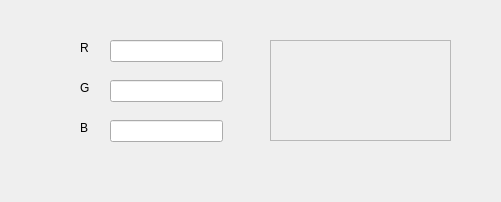
<?xml version="1.0" encoding="UTF-8"?>
<ui version="4.0">
 <class>MainWindow</class>
 <widget class="QMainWindow" name="MainWindow">
  <property name="geometry">
   <rect>
    <x>0</x>
    <y>0</y>
    <width>501</width>
    <height>202</height>
   </rect>
  </property>
  <property name="windowTitle">
   <string>MainWindow</string>
  </property>
  <widget class="QWidget" name="centralwidget">
   <widget class="QLineEdit" name="redColor">
    <property name="geometry">
     <rect>
      <x>110</x>
      <y>40</y>
      <width>113</width>
      <height>22</height>
     </rect>
    </property>
   </widget>
   <widget class="QLineEdit" name="blueColor">
    <property name="geometry">
     <rect>
      <x>110</x>
      <y>120</y>
      <width>113</width>
      <height>22</height>
     </rect>
    </property>
   </widget>
   <widget class="QLineEdit" name="greenColor">
    <property name="geometry">
     <rect>
      <x>110</x>
      <y>80</y>
      <width>113</width>
      <height>22</height>
     </rect>
    </property>
   </widget>
   <widget class="QLabel" name="label">
    <property name="geometry">
     <rect>
      <x>80</x>
      <y>40</y>
      <width>21</width>
      <height>16</height>
     </rect>
    </property>
    <property name="text">
     <string>R</string>
    </property>
   </widget>
   <widget class="QLabel" name="label_2">
    <property name="geometry">
     <rect>
      <x>80</x>
      <y>80</y>
      <width>21</width>
      <height>16</height>
     </rect>
    </property>
    <property name="text">
     <string>G</string>
    </property>
   </widget>
   <widget class="QLabel" name="label_3">
    <property name="geometry">
     <rect>
      <x>80</x>
      <y>120</y>
      <width>21</width>
      <height>16</height>
     </rect>
    </property>
    <property name="text">
     <string>B</string>
    </property>
   </widget>
   <widget class="QFrame" name="frameColor">
    <property name="geometry">
     <rect>
      <x>270</x>
      <y>40</y>
      <width>181</width>
      <height>101</height>
     </rect>
    </property>
    <property name="frameShape">
     <enum>QFrame::Shape::StyledPanel</enum>
    </property>
    <property name="frameShadow">
     <enum>QFrame::Shadow::Raised</enum>
    </property>
   </widget>
  </widget>
 </widget>
 <resources/>
 <connections/>
</ui>
